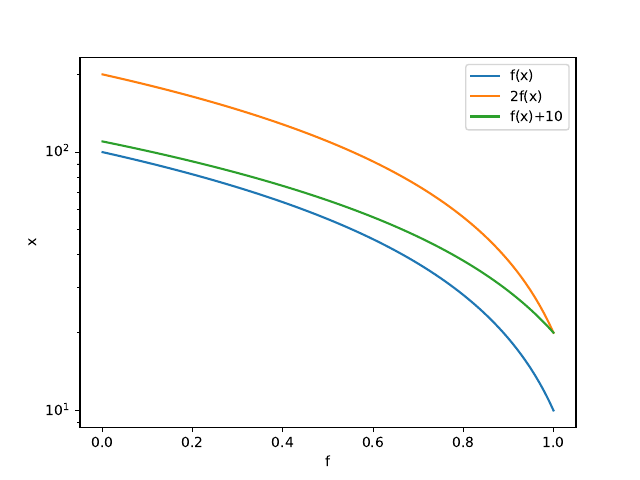

Here is the Python script that generated this plot:
# importing the required modules
import matplotlib.pyplot as plt 
import numpy as np

N=100
x=np.linspace(0,1,N)
f1=np.linspace(100,10,N)
f2 = np.multiply(2,f1)
f3 = np.sum([f1,np.multiply(10,np.ones(N))],axis=0)

# plotting the points  
plt.plot(x, f1, label=r'f(x)') 
plt.plot(x, f2, label=r'2f(x)') 
plt.plot(x, f3, label=r'f(x)+10') 
plt.yscale("log")
plt.ylabel(r'x') 
plt.xlabel(r'f') 
plt.legend()

plt.savefig("factorInLogDependence.pdf")
plt.clf()
